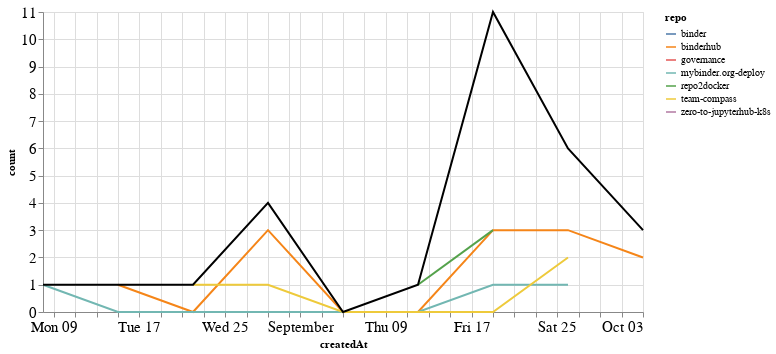

This figure's notebook cell:
### Markdown cell above
### Comments

### Code cell
comments_time = comments.groupby('repo').resample('W', on='createdAt').count()['author'].reset_index()
comments_time = comments_time.rename(columns={'author': 'count'})
comments_time_total = comments_time.groupby('createdAt').agg({"count": "sum"}).reset_index()
ch1 = alt.Chart(comments_time, width=600).mark_line().encode(
    x='createdAt',
    y='count',
    color='repo',
    tooltip="repo"
)

ch2 = alt.Chart(comments_time_total, width=600).mark_line(color="black").encode(
    x='createdAt',
    y='count',
)

ch1 + ch2

### Figure 1 — Vega-Lite specification as saved in the notebook (floating-point values rounded to 4 significant figures)
{"config": {"axisLeft": {"labelFontSize": 15}, "axisBottom": {"labelFontSize": 15}}, "layer": [{"data": {"name": "data-f8f96215b3a377e9d4036aa826043446"}, "mark": "line", "encoding": {"color": {"type": "nominal", "field": "repo"}, "tooltip": {"type": "nominal", "field": "repo"}, "x": {"type": "temporal", "field": "createdAt"}, "y": {"type": "quantitative", "field": "count"}}, "width": 600}, {"data": {"name": "data-3cb5e55e221adfa443845cb97b0bc001"}, "mark": {"type": "line", "color": "black"}, "encoding": {"x": {"type": "temporal", "field": "createdAt"}, "y": {"type": "quantitative", "field": "count"}}, "width": 600}], "$schema": "https://vega.github.io/schema/vega-lite/v4.8.1.json", "datasets": {"data-f8f96215b3a377e9d4036aa826043446": [{"repo": "binder", "createdAt": "2021-09-19T00:00:00", "count": 3}, {"repo": "binderhub", "createdAt": "2021-08-15T00:00:00", "count": 1}, {"repo": "binderhub", "createdAt": "2021-08-22T00:00:00", "count": 0}, {"repo": "binderhub", "createdAt": "2021-08-29T00:00:00", "count": 3}, {"repo": "binderhub", "createdAt": "2021-09-05T00:00:00", "count": 0}, {"repo": "binderhub", "createdAt": "2021-09-12T00:00:00", "count": 0}, {"repo": "binderhub", "createdAt": "2021-09-19T00:00:00", "count": 3}, {"repo": "binderhub", "createdAt": "2021-09-26T00:00:00", "count": 3}, {"repo": "binderhub", "createdAt": "2021-10-03T00:00:00", "count": 2}, {"repo": "governance", "createdAt": "2021-09-19T00:00:00", "count": 1}, {"repo": "mybinder.org-deploy", "createdAt": "2021-08-08T00:00:00", "count": 1}, {"repo": "mybinder.org-deploy", "createdAt": "2021-08-15T00:00:00", "count": 0}, {"repo": "mybinder.org-deploy", "createdAt": "2021-08-22T00:00:00", "count": 0}, {"repo": "mybinder.org-deploy", "createdAt": "2021-08-29T00:00:00", "count": 0}, {"repo": "mybinder.org-deploy", "createdAt": "2021-09-05T00:00:00", "count": 0}, {"repo": "mybinder.org-deploy", "createdAt": "2021-09-12T00:00:00", "count": 0}, {"repo": "mybinder.org-deploy", "createdAt": "2021-09-19T00:00:00", "count": 1}, {"repo": "mybinder.org-deploy", "createdAt": "2021-09-26T00:00:00", "count": 1}, {"repo": "repo2docker", "createdAt": "2021-09-12T00:00:00", "count": 1}, {"repo": "repo2docker", "createdAt": "2021-09-19T00:00:00", "count": 3}, {"repo": "team-compass", "createdAt": "2021-08-22T00:00:00", "count": 1}, {"repo": "team-compass", "createdAt": "2021-08-29T00:00:00", "count": 1}, {"repo": "team-compass", "createdAt": "2021-09-05T00:00:00", "count": 0}, {"repo": "team-compass", "createdAt": "2021-09-12T00:00:00", "count": 0}, {"repo": "team-compass", "createdAt": "2021-09-19T00:00:00", "count": 0}, {"repo": "team-compass", "createdAt": "2021-09-26T00:00:00", "count": 2}, {"repo": "zero-to-jupyterhub-k8s", "createdAt": "2021-10-03T00:00:00", "count": 1}], "data-3cb5e55e221adfa443845cb97b0bc001": [{"createdAt": "2021-08-08T00:00:00", "count": 1}, {"createdAt": "2021-08-15T00:00:00", "count": 1}, {"createdAt": "2021-08-22T00:00:00", "count": 1}, {"createdAt": "2021-08-29T00:00:00", "count": 4}, {"createdAt": "2021-09-05T00:00:00", "count": 0}, {"createdAt": "2021-09-12T00:00:00", "count": 1}, {"createdAt": "2021-09-19T00:00:00", "count": 11}, {"createdAt": "2021-09-26T00:00:00", "count": 6}, {"createdAt": "2021-10-03T00:00:00", "count": 3}]}}
